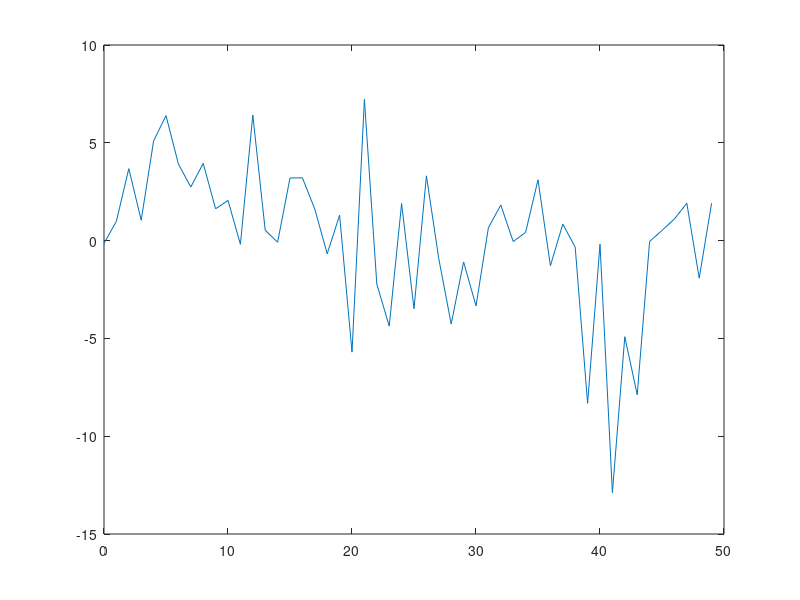

Source code (MATLAB): (Note: this script raises an error after producing the figure.)
frecuencia = 500;
periodo = 1/frecuencia;
longitud = 1500;
t = (0:longitud-1)*periodo;
S = 2*sin(2*pi*t*20)+1.4*sin(2*pi*t*35) + 1.7*sin(2*pi*t*10);
X = S + 3*randn(size(t));

figure(1)
plot(frecuencia*t(1:50), X(1:50))
hold off

%Y = fft(S);
figure(2)
inv = f_eliminar_ruido(X, longitud, frecuencia);

figure(3)
plot(frecuencia*t(1:50), inv(1:50))
% P2 = abs(Y/longitud);
% P1 = P2(1:longitud/2+1);
% P1(2:end-1) = 2*P1(2:end-1);

%plot(f,P1) 
title('Single-Sided Amplitude Spectrum of S(t)')
xlabel('f (Hz)')
ylabel('|P1(f)|')
